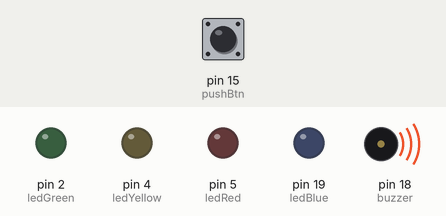
A sketch run on a simulated Arduino Uno, built with avr-gcc and run on an emulated ATmega328P. Parts: output pins drawn as LEDs (lit = HIGH), buzzer (waves = sounding, pin HIGH). Dashed ring = blinking. The test bench sets the inputs (shaded band); at power-on: pin 15 (pushBtn) HIGH.

Above: at 1.2 s.
1.3 s: pin 15 (pushBtn) pulled LOW for 0.15 s
At 1.4 s:
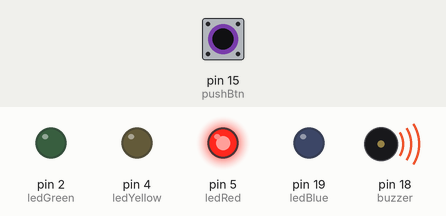
At 1.8 s:
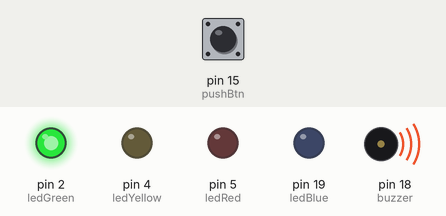
3.6 s: pin 15 (pushBtn) pulled LOW for 3.2 s
At 3.9 s:
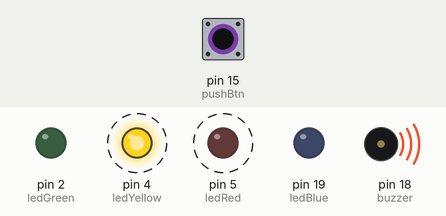
Timing chart, 0 to 8.3 s (numbered marks = the images above; inputs shaded):
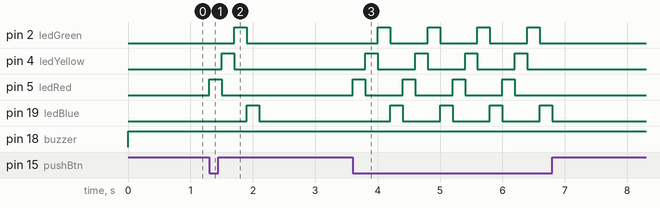

The sketch:

sketch_nov8a.ino
```cpp
//define functions
//pinMode
//digitalWrite
//delay
//digitalRead

#define ledRed 5
#define ledYellow 4
#define ledGreen 2
#define ledBlue 19
#define pushBtn 15
#define buzzer 18

//setup
void setup() {
  pinMode(ledRed, OUTPUT);
  pinMode(ledYellow, OUTPUT);
  pinMode(ledGreen, OUTPUT);
  pinMode(ledBlue, OUTPUT);
  pinMode(buzzer, OUTPUT);
  pinMode(pushBtn, INPUT);
}

//loop
void loop() {
  if(digitalRead(pushBtn) == LOW){
    digitalWrite(ledRed, HIGH);
    delay(200);
    digitalWrite(ledRed, LOW);

    digitalWrite(ledYellow, HIGH);
    delay(200);
    digitalWrite(ledYellow, LOW);

    digitalWrite(ledGreen, HIGH);
    delay(200);
    digitalWrite(ledGreen, LOW);

    digitalWrite(ledBlue, HIGH);
    delay(200);
    digitalWrite(ledBlue, LOW);
  }
  else{
       digitalWrite(ledRed, LOW);
       digitalWrite(ledYellow, LOW);
       digitalWrite(ledGreen, LOW);
       digitalWrite(ledBlue, LOW);
       digitalWrite(buzzer, HIGH);
  }
}
```

Measured:
- after the input at 1.3 s, pin 2 (ledGreen): LOW → HIGH after 0.40 s, → LOW 0.20 s later; pin 4 (ledYellow): LOW → HIGH after 0.20 s, → LOW 0.20 s later; pin 5 (ledRed): LOW → HIGH at once, → LOW 0.20 s later; pin 19 (ledBlue): LOW → HIGH after 0.60 s, → LOW 0.20 s later
- after the input at 3.6 s, pin 2 (ledGreen): alternates HIGH for 0.20 s and LOW for 0.60 s, 8 changes in all, then stays LOW, starting after 0.40 s; pin 4 (ledYellow): alternates HIGH for 0.20 s and LOW for 0.60 s, 8 changes in all, then stays LOW, starting after 0.20 s
